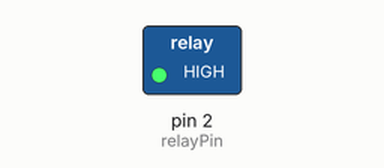
Simulated run of this sketch. Board: Arduino Uno, built with avr-gcc and run on an emulated ATmega328P. Shown: switched loads named in the sketch (green lamp = pin HIGH).

Above: at 0.1 s.
At 60.1 s:
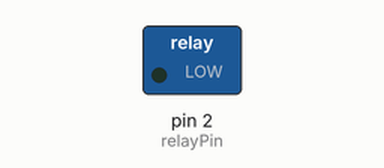
Timing chart, 0 to 121.5 s (numbered marks = the images above):
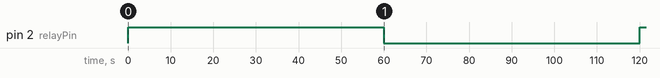

Measured:
- by itself, pin 2 (relayPin): LOW → HIGH at 0.00 s, → LOW 60.0 s later, → HIGH 60.0 s later

The sketch:

RelayControl.ino
```cpp
int relayPin = 2;                     // define the signal pin
void setup() { // setup
  pinMode(relayPin, OUTPUT);          // start the pin as an output
}
void loop() { // loop
  digitalWrite(relayPin, HIGH);       // close the contacts
  delay(60000);                       // wait 60 seconds
  digitalWrite(relayPin, LOW);        // open the contacts
  delay(60000);                       // wait 60 seconds
}
```
